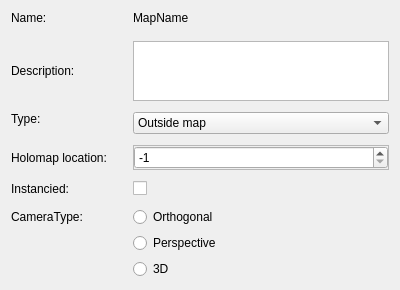
                 <widget class="QWidget" name="tab_mapinfo">
                  <attribute name="title">
                   <string>Info</string>
                  </attribute>
                  <layout class="QGridLayout" name="gridLayout_2">
                   <item row="0" column="0">
                    <widget class="QLabel" name="label_mapname_t">
                     <property name="text">
                      <string>Name:</string>
                     </property>
                    </widget>
                   </item>
                   <item row="0" column="2">
                    <widget class="QLabel" name="label_mapname">
                     <property name="text">
                      <string>MapName</string>
                     </property>
                    </widget>
                   </item>
                   <item row="1" column="2">
                    <spacer name="verticalSpacer_3">
                     <property name="orientation">
                      <enum>Qt::Vertical</enum>
                     </property>
                     <property name="sizeType">
                      <enum>QSizePolicy::Fixed</enum>
                     </property>
                     <property name="sizeHint" stdset="0">
                      <size>
                       <width>20</width>
                       <height>10</height>
                      </size>
                     </property>
                    </spacer>
                   </item>
                   <item row="2" column="0">
                    <widget class="QLabel" name="label_mapdescription">
                     <property name="text">
                      <string>Description:</string>
                     </property>
                    </widget>
                   </item>
                   <item row="2" column="1">
                    <spacer name="horizontalSpacer_2">
                     <property name="orientation">
                      <enum>Qt::Horizontal</enum>
                     </property>
                     <property name="sizeType">
                      <enum>QSizePolicy::Fixed</enum>
                     </property>
                     <property name="sizeHint" stdset="0">
                      <size>
                       <width>20</width>
                       <height>20</height>
                      </size>
                     </property>
                    </spacer>
                   </item>
                   <item row="2" column="2">
                    <widget class="QTextEdit" name="textEdit_map_description">
                     <property name="maximumSize">
                      <size>
                       <width>16777215</width>
                       <height>60</height>
                      </size>
                     </property>
                    </widget>
                   </item>
                   <item row="3" column="2">
                    <spacer name="verticalSpacer_5">
                     <property name="orientation">
                      <enum>Qt::Vertical</enum>
                     </property>
                     <property name="sizeType">
                      <enum>QSizePolicy::Fixed</enum>
                     </property>
                     <property name="sizeHint" stdset="0">
                      <size>
                       <width>20</width>
                       <height>5</height>
                      </size>
                     </property>
                    </spacer>
                   </item>
                   <item row="4" column="0">
                    <widget class="QLabel" name="label_mapType">
                     <property name="text">
                      <string>Type:</string>
                     </property>
                    </widget>
                   </item>
                   <item row="4" column="2" rowspan="2">
                    <widget class="QComboBox" name="comboBox_maptype">
                     <item>
                      <property name="text">
                       <string>Outside map</string>
                      </property>
                      <property name="icon">
                       <iconset resource="editor.qrc">
                        <normaloff>:/Editor/Resources/icons/PNG/onebit_16.png</normaloff>:/Editor/Resources/icons/PNG/onebit_16.png</iconset>
                      </property>
                     </item>
                     <item>
                      <property name="text">
                       <string>Inside map</string>
                      </property>
                      <property name="icon">
                       <iconset resource="editor.qrc">
                        <normaloff>:/Editor/Resources/icons/PNG/onebit_01.png</normaloff>:/Editor/Resources/icons/PNG/onebit_01.png</iconset>
                      </property>
                     </item>
                    </widget>
                   </item>
                   <item row="6" column="2">
                    <spacer name="verticalSpacer_6">
                     <property name="orientation">
                      <enum>Qt::Vertical</enum>
                     </property>
                     <property name="sizeType">
                      <enum>QSizePolicy::Fixed</enum>
                     </property>
                     <property name="sizeHint" stdset="0">
                      <size>
                       <width>20</width>
                       <height>5</height>
                      </size>
                     </property>
                    </spacer>
                   </item>
                   <item row="9" column="0">
                    <widget class="QLabel" name="label_mapinstancied">
                     <property name="text">
                      <string>Instancied:</string>
                     </property>
                    </widget>
                   </item>
                   <item row="9" column="2">
                    <widget class="QCheckBox" name="checkBox_map_instancied">
                     <property name="text">
                      <string/>
                     </property>
                    </widget>
                   </item>
                   <item row="10" column="2">
                    <spacer name="verticalSpacer_7">
                     <property name="orientation">
                      <enum>Qt::Vertical</enum>
                     </property>
                     <property name="sizeType">
                      <enum>QSizePolicy::Fixed</enum>
                     </property>
                     <property name="sizeHint" stdset="0">
                      <size>
                       <width>20</width>
                       <height>5</height>
                      </size>
                     </property>
                    </spacer>
                   </item>
                   <item row="11" column="0">
                    <widget class="QLabel" name="label_cameratype">
                     <property name="text">
                      <string>CameraType:</string>
                     </property>
                    </widget>
                   </item>
                   <item row="11" column="2">
                    <widget class="QRadioButton" name="radioButton_camtype_ortho">
                     <property name="text">
                      <string>Orthogonal</string>
                     </property>
                    </widget>
                   </item>
                   <item row="12" column="2">
                    <widget class="QRadioButton" name="radioButton_camtype_persp">
                     <property name="text">
                      <string>Perspective</string>
                     </property>
                    </widget>
                   </item>
                   <item row="13" column="2">
                    <widget class="QRadioButton" name="radioButton_camtype_3d">
                     <property name="text">
                      <string>3D</string>
                     </property>
                    </widget>
                   </item>
                   <item row="7" column="2">
                    <widget class="QFrame" name="frame_2">
                     <property name="frameShape">
                      <enum>QFrame::StyledPanel</enum>
                     </property>
                     <property name="frameShadow">
                      <enum>QFrame::Raised</enum>
                     </property>
                     <layout class="QHBoxLayout" name="horizontalLayout_27">
                      <property name="spacing">
                       <number>8</number>
                      </property>
                      <property name="margin">
                       <number>0</number>
                      </property>
                      <item>
                       <widget class="QSpinBox" name="spinBox_lhololocid">
                        <property name="minimum">
                         <number>-1</number>
                        </property>
                        <property name="maximum">
                         <number>999</number>
                        </property>
                        <property name="value">
                         <number>-1</number>
                        </property>
                       </widget>
                      </item>
                     </layout>
                    </widget>
                   </item>
                   <item row="7" column="0">
                    <widget class="QLabel" name="label_mapinstancied_2">
                     <property name="text">
                      <string>Holomap location:</string>
                     </property>
                    </widget>
                   </item>
                   <item row="8" column="2">
                    <spacer name="verticalSpacer_17">
                     <property name="orientation">
                      <enum>Qt::Vertical</enum>
                     </property>
                     <property name="sizeType">
                      <enum>QSizePolicy::Fixed</enum>
                     </property>
                     <property name="sizeHint" stdset="0">
                      <size>
                       <width>20</width>
                       <height>5</height>
                      </size>
                     </property>
                    </spacer>
                   </item>
                  </layout>
                 </widget>
